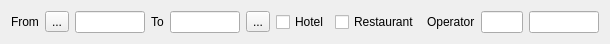
<?xml version="1.0" encoding="UTF-8"?>
<ui version="4.0">
 <class>FCashReport</class>
 <widget class="QWidget" name="FCashReport">
  <property name="geometry">
   <rect>
    <x>0</x>
    <y>0</y>
    <width>610</width>
    <height>42</height>
   </rect>
  </property>
  <property name="windowTitle">
   <string>Form</string>
  </property>
  <layout class="QHBoxLayout" name="horizontalLayout_2">
   <item>
    <layout class="QHBoxLayout" name="horizontalLayout">
     <item>
      <widget class="QLabel" name="label">
       <property name="text">
        <string>From</string>
       </property>
      </widget>
     </item>
     <item>
      <widget class="QToolButton" name="toolButton">
       <property name="focusPolicy">
        <enum>Qt::NoFocus</enum>
       </property>
       <property name="text">
        <string>...</string>
       </property>
       <property name="icon">
        <iconset resource="../Resort/res.qrc">
         <normaloff>:/images/left.png</normaloff>:/images/left.png</iconset>
       </property>
      </widget>
     </item>
     <item>
      <widget class="EDateEdit" name="deFrom"/>
     </item>
     <item>
      <widget class="QLabel" name="label_2">
       <property name="text">
        <string>To</string>
       </property>
      </widget>
     </item>
     <item>
      <widget class="EDateEdit" name="deTo"/>
     </item>
     <item>
      <widget class="QToolButton" name="toolButton_2">
       <property name="focusPolicy">
        <enum>Qt::NoFocus</enum>
       </property>
       <property name="text">
        <string>...</string>
       </property>
       <property name="icon">
        <iconset resource="../Resort/res.qrc">
         <normaloff>:/images/right.png</normaloff>:/images/right.png</iconset>
       </property>
      </widget>
     </item>
     <item>
      <widget class="QCheckBox" name="chHotel">
       <property name="focusPolicy">
        <enum>Qt::ClickFocus</enum>
       </property>
       <property name="text">
        <string>Hotel</string>
       </property>
      </widget>
     </item>
     <item>
      <widget class="QCheckBox" name="chRestaurant">
       <property name="focusPolicy">
        <enum>Qt::ClickFocus</enum>
       </property>
       <property name="text">
        <string>Restaurant</string>
       </property>
      </widget>
     </item>
     <item>
      <spacer name="horizontalSpacer">
       <property name="orientation">
        <enum>Qt::Horizontal</enum>
       </property>
       <property name="sizeHint" stdset="0">
        <size>
         <width>40</width>
         <height>20</height>
        </size>
       </property>
      </spacer>
     </item>
     <item>
      <widget class="QLabel" name="label_3">
       <property name="text">
        <string>Operator</string>
       </property>
      </widget>
     </item>
     <item>
      <widget class="EQLineEdit" name="leOperator">
       <property name="maximumSize">
        <size>
         <width>80</width>
         <height>16777215</height>
        </size>
       </property>
      </widget>
     </item>
     <item>
      <widget class="EQLineEdit" name="leOperatorName">
       <property name="readOnly">
        <bool>true</bool>
       </property>
      </widget>
     </item>
    </layout>
   </item>
  </layout>
 </widget>
 <customwidgets>
  <customwidget>
   <class>EDateEdit</class>
   <extends>QLineEdit</extends>
   <header location="global">edateedit.h</header>
  </customwidget>
  <customwidget>
   <class>EQLineEdit</class>
   <extends>QLineEdit</extends>
   <header location="global">eqlineedit.h</header>
  </customwidget>
 </customwidgets>
 <resources>
  <include location="../Resort/res.qrc"/>
 </resources>
 <connections/>
</ui>
